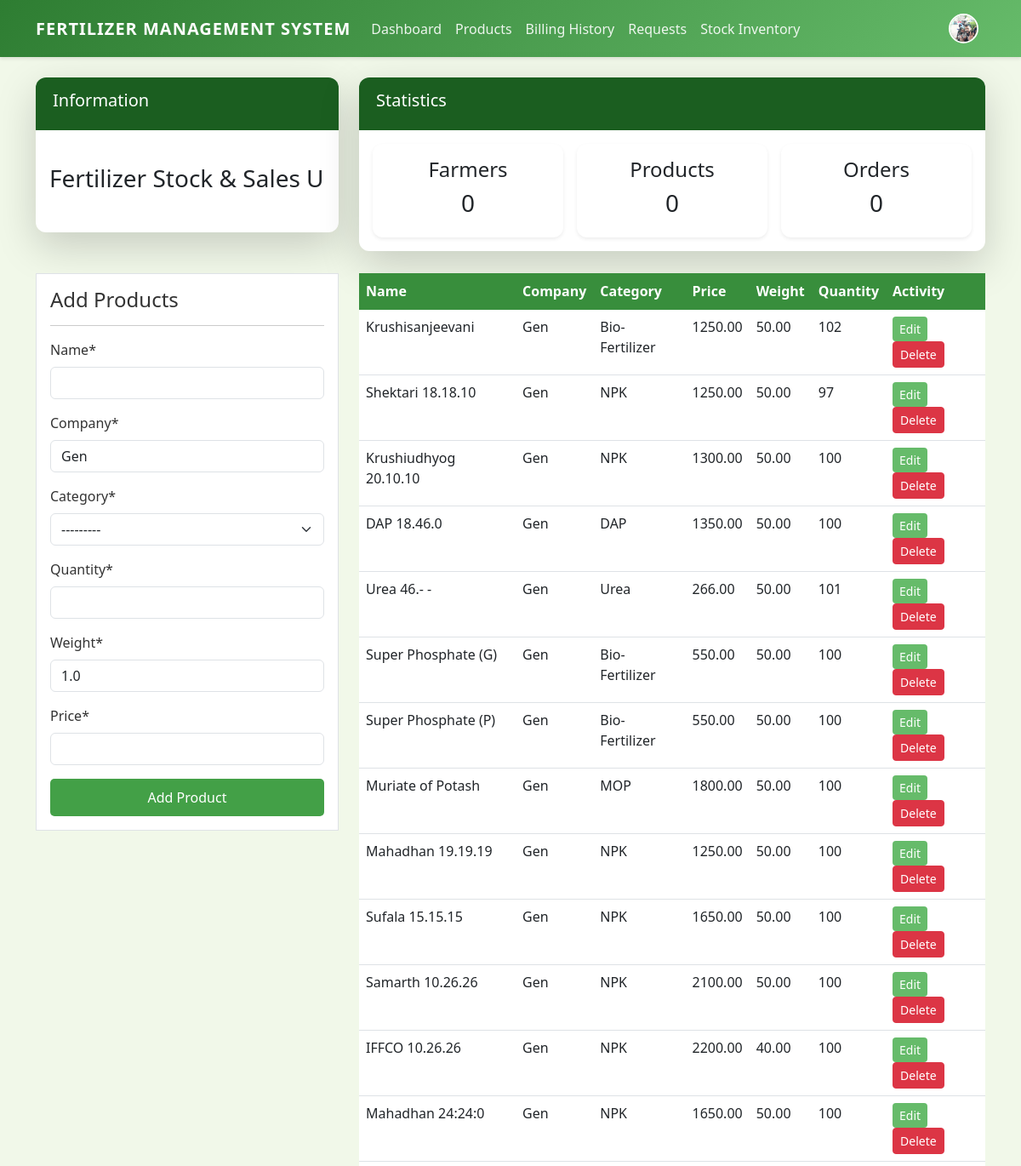
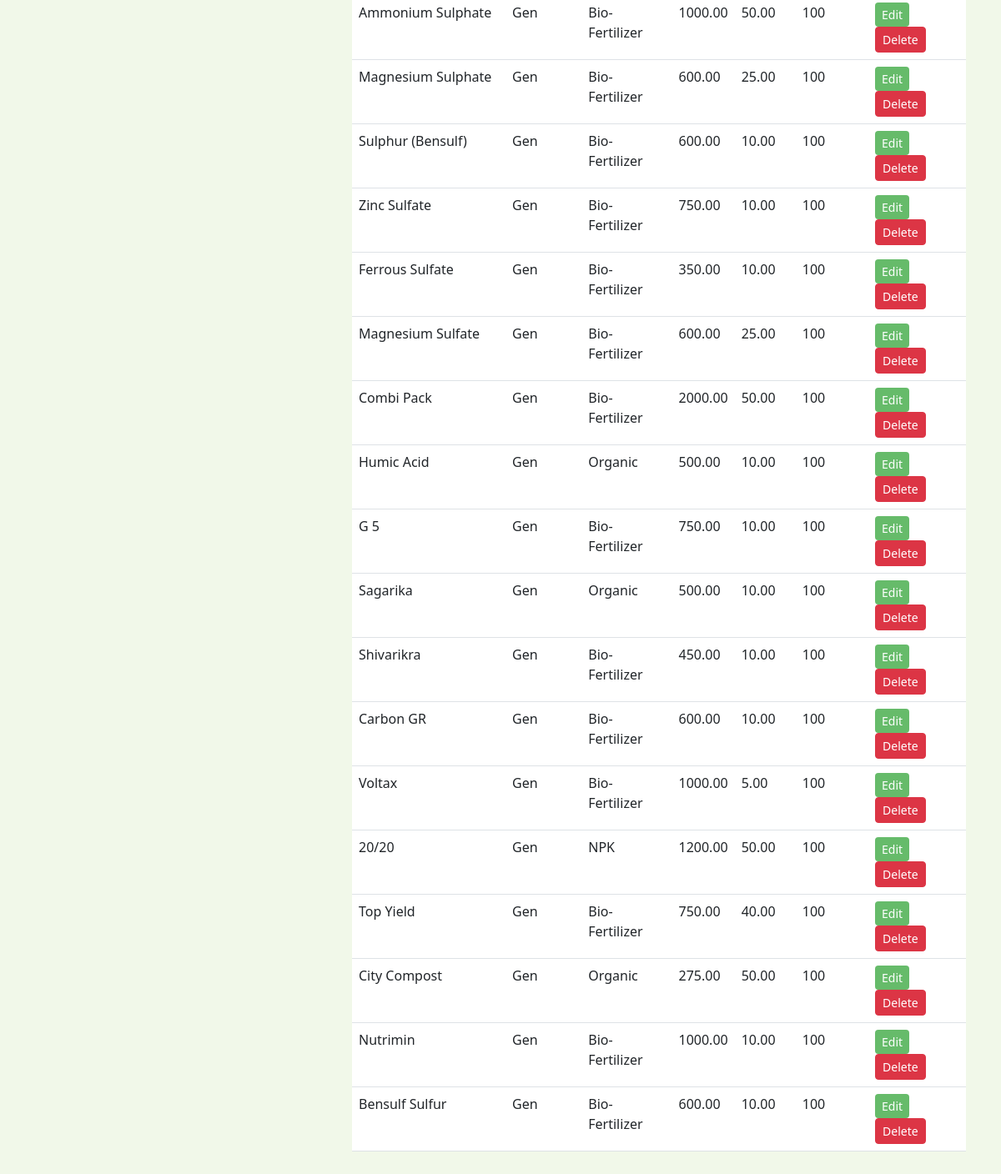
The app's page /product/ (signed in) with its own data (2 pictures, top to bottom).
### user/models.py (models this page shows, shortened)
class Profile(models.Model):
    staff = models.OneToOneField(User, on_delete=models.CASCADE, null=True)
    address = models.CharField(max_length=200, null=True)
    phone = models.CharField(max_length=20, null=True)
    image = models.ImageField(default='avatar.jpg', upload_to='Profile_Images')

### dashboard/models.py (models this page shows, shortened)
class Product(models.Model):
    name = models.CharField(max_length=100, null=True)
    company = models.CharField(max_length=100, null=True, default='Gen')
    category = models.CharField(max_length=20, choices=CATEGORY, null=True)
    quantity = models.PositiveBigIntegerField(null=True)
    weight = models.DecimalField(max_digits=10, decimal_places=2, null=True, default=1.0)
    price = models.DecimalField(max_digits=10, decimal_places=2, null=True)
    class Meta:
        verbose_name_plural = 'Products'

### dashboard/views.py (the view)
# urls.py: path('product/', views.product, name='dashboard-product'),
@login_required
def product(request):
    if not request.user.is_staff:
        return redirect('farmer-dashboard')
    items = Product.objects.all() # USING ORM
    if request.method == 'POST':
        form = ProductForm(request.POST)
        if form.is_valid():
            form.save()
            product_name = form.cleaned_data.get('name')
            messages.success(request, f'{product_name} has been added.')
            return redirect('dashboard-product')
    else:
        form = ProductForm()
    context={
        'items':items,
        'form':form,
    }
    return render(request, 'dashboard/product.html', context)

### dashboard/forms.py
class ProductForm(forms.ModelForm):
    class Meta:
        model = Product
        fields = ['name', 'company', 'category', 'quantity', 'weight', 'price']

### templates/dashboard/product.html (shortened to what this page needs)
{% extends 'partials/base.html' %}
{% load crispy_forms_tags %}
{% block content%}
{% include 'partials/topnav.html' %}
    <div class="container">
        <div class="row my-4">
            <div class="col-md-4">
                <div class="border bg-white p-3">
                    <h4>Add Products</h4>
                    <hr>
                    <form method="POST">
                        {{ form|crispy }}
                        <input class="btn btn-success btn-block" type="submit" value="Add Product">
                    </form>
                </div>
            </div>
            <div class="col-md-8">
                <table class="table bg-white">
                    <thead class="bg-info">
                        <tr class="text-white">
                            <th scope="col">Name</th>
                            <th scope="col">Company</th>
                            <th scope="col">Category</th>
                            <th scope="col">Price</th>
                            <th scope="col">Weight</th>
                            <th scope="col">Quantity</th>
                            <th scope="col">Activity</th>
                        </tr>
                    </thead>
                    <tbody>
                        {% for item in items %}
                        <tr>
                            <td>{{ item.name }}</td>
                            <td>{{ item.company }}</td>
                            <td>{{ item.category }}</td>
                            <td>{{ item.price }}</td>
                            <td>{{ item.weight }}</td>
                            <td>{{ item.quantity }}</td>
                            <td>
                                <a class="btn btn-info btn-sm" href="{% url 'dashboard-product-update' item.id %}">Edit</a>
                                <a class="btn btn-danger btn-sm" href="{% url 'dashboard-product-delete' item.id %}">Delete</a>
                            </td>
                        </tr>
                        {% endfor %}
                    </tbody>
                </table>
            </div>
        </div>
    </div>
{% endblock %}

### templates/partials/base.html (shortened to what this page needs)
{% load static %}
<!doctype html>
<html lang="en">
  <head>
    <link rel="stylesheet" href="https://cdn.jsdelivr.net/npm/bootstrap@4.6.2/dist/css/bootstrap.min.css">
    <link rel="stylesheet" href="{% static 'style.css' %}">
  </head>
  <body>
    {% block nav %}
    {% include 'partials/nav.html' %}
    {% endblock %}
    {% block content %}
    {% endblock %}
  </body>
</html>

### templates/partials/nav.html (shortened to what this page needs)
{% load static %}
<link href="https://cdn.jsdelivr.net/npm/bootstrap@5.3.0/dist/css/bootstrap.min.css" rel="stylesheet">
<link rel="stylesheet" href="{% static 'style.css' %}">
<nav class="navbar navbar-expand-lg custom-navbar">
    <div class="container">
        <a class="navbar-brand" href="{% if user.is_staff %}{% url 'dashboard-index' %}{% else %}{% url 'farmer-orders' %}{% endif %}">Fertilizer Management System</a>
        <div class="collapse navbar-collapse" id="navbarSupportedContent">
            {% if user.is_authenticated %}
            <ul class="navbar-nav me-auto mb-2 mb-lg-0">
                {% if user.is_staff %}
                <li class="nav-item">
                    <a class="nav-link {% if request.resolver_match.url_name == 'dashboard-index' %}active{% endif %}" href="{% url 'dashboard-index' %}">Dashboard</a>
                </li>
                <li class="nav-item">
                    <a class="nav-link {% if request.resolver_match.url_name == 'dashboard-page1' %}active{% endif %}" href="{% url 'dashboard-page1' %}">Products</a>
                </li>
                <li class="nav-item">
                    <a class="nav-link {% if request.resolver_match.url_name == 'dashboard-report' %}active{% endif %}" href="{% url 'dashboard-report' %}">Billing History</a>
                </li>
                <li class="nav-item">
                    <a class="nav-link {% if request.resolver_match.url_name == 'dashboard-admin-orders' %}active{% endif %}" href="{% url 'dashboard-admin-orders' %}">Requests</a>
                </li>
                <li class="nav-item">
                    <a class="nav-link {% if request.resolver_match.url_name == 'dashboard-stock-report' %}active{% endif %}" href="{% url 'dashboard-stock-report' %}">Stock Inventory</a>
                </li>
                {% endif %}
            </ul>
            <ul class="navbar-nav ms-auto mb-2 mb-lg-0 align-items-center">
                <li class="nav-item">
                    <a class="nav-link d-flex align-items-center" href="{% url 'user-profile' %}">
                        {% if user.profile.image %}
                            <img src="{{ user.profile.image.url }}" alt="Profile" class="rounded-circle" style="width: 35px; height: 35px; object-fit: cover; border: 2px solid #fff;">
                        {% else %}
                            <div class="rounded-circle bg-secondary d-flex justify-content-center align-items-center" style="width: 35px; height: 35px; border: 2px solid #fff; color: white;">
                                {{ user.username|make_list|first|upper }}
                            </div>
                        {% endif %}
                    </a>
                </li>
            </ul>
            {% endif %}
        </div>
    </div>
</nav>

### templates/partials/topnav.html (shortened to what this page needs)
{% load static %}
<link rel="stylesheet" href="https://cdn.jsdelivr.net/npm/bootstrap@5.3.0/dist/css/bootstrap.min.css">
<link rel="stylesheet" href="{% static 'style.css' %}">
<div class="container" >
    <div class="row mt-4 ">
        <div class="col-md-4 mb-4">
            <div class="card shadow-lg border-0">
                <div class="card-header bg-primary text-white">
                    <h5>Information</h5>
                </div>
                <div class="card-body text-center">
                    <div class="scrolling-text">
                        <h3 class="my-4">Fertilizer Stock & Sales Updates</h3>
                    </div>
                </div>
            </div>
        </div>
        <div class="col-md-8">
            <div class="card shadow-lg border-0">
                <div class="card-header bg-primary text-white" >
                    <h5>Statistics</h5>
                </div>
                <div class="card-body">
                    <div class="row g-3">
                        <div class="col-md-4">
                            <a class="text-decoration-none" href="{% url 'dashboard-staff' %}">
                                <div class="card my-card shadow-sm text-center p-3">
                                    <h4 class="text-dark">Farmers </h4>
                                    <h3 class="text-dark">{{ workers|length }}</h3>
                                </div>
                            </a>
                        </div>
                        <div class="col-md-4">
                            <a class="text-decoration-none" href="{% url 'dashboard-product' %}">
                                <div class="card my-card shadow-sm text-center p-3">
                                    <h4 class="text-dark">Products </h4>
                                    <h3 class="text-dark">{{ products|length }}</h3>
                                </div>
                            </a>
                        </div>
                        <div class="col-md-4">
                            <a class="text-decoration-none" href="{% url 'dashboard-order' %}">
                                <div class="card my-card shadow-sm text-center p-3">
                                    <h4 class="text-dark">Orders </h4>
                                    <h3 class="text-dark">{{ orders|length }}</h3>
                                </div>
                            </a>
                        </div>
                    </div>
                </div>
            </div>
        </div>
    </div>
</div>

### static/style.css (style rules this page uses)
body { background-color: #f1f8e9 !important; background: #f1f8e9 !important; font-family: 'Segoe UI', Tahoma, Geneva, Verdana, sans-serif; color: #333; }
.custom-navbar { background-color: #2e7d32; background: linear-gradient(135deg, #2e7d32 0%, #66bb6a 100%); box-shadow: 0 2px 4px rgba(0,0,0,0.1); }
.custom-navbar .navbar-brand { font-weight: bold; color: #fff !important; text-transform: uppercase; letter-spacing: 1px; }
.custom-navbar .nav-link { color: rgba(255,255,255,0.9) !important; font-weight: 500; transition: color 0.3s; }
.card { border: none; border-radius: 12px; box-shadow: 0 5px 15px rgba(0,0,0,0.05); transition: transform 0.3s ease, box-shadow 0.3s ease; background-color: #fff; overflow: hidden; }
.card-header { background-color: #4caf50; color: white; font-weight: bold; border-bottom: none; padding: 15px 20px; }
.bg-primary { background-color: #1b5e20 !important; }
.bg-info { background-color: #66bb6a !important; }
.btn-success { background-color: #43a047; border: none; padding: 10px 20px; border-radius: 5px; }
.btn-info { background-color: #66bb6a; border: none; color: white; }
.table thead th { background-color: #388e3c; color: white; border-color: #388e3c; }
.table { color: #333; }
a { color: #2e7d32; text-decoration: none; }

### templates/partials/topnav.html (style rules this page uses)
.scrolling-text { display: inline-block; white-space: nowrap; overflow: hidden; width: 100%; }
.scrolling-text h3 { display: inline-block; animation: scroll 5s linear infinite; }

### records on screen
Product: name "Krushisanjeevani", company "Gen", category "Bio-Fertilizer", price "1250.00", weight "50.00", quantity "102"
Product: name "Shektari 18.18.10", company "Gen", category "NPK", price "1250.00", weight "50.00", quantity "97"
Product: name "Krushiudhyog 20.10.10", company "Gen", category "NPK", price "1300.00", weight "50.00", quantity "100"
Product: name "DAP 18.46.0", company "Gen", category "DAP", price "1350.00", weight "50.00", quantity "100"
Product: name "Urea 46.- -", company "Gen", category "Urea", price "266.00", weight "50.00", quantity "101"
Product: name "Super Phosphate (G)", company "Gen", category "Bio-Fertilizer", price "550.00", weight "50.00", quantity "100"
Product: name "Super Phosphate (P)", company "Gen", category "Bio-Fertilizer", price "550.00", weight "50.00", quantity "100"
Product: name "Muriate of Potash", company "Gen", category "MOP", price "1800.00", weight "50.00", quantity "100"
Product: name "Mahadhan 19.19.19", company "Gen", category "NPK", price "1250.00", weight "50.00", quantity "100"
Product: name "Sufala 15.15.15", company "Gen", category "NPK", price "1650.00", weight "50.00", quantity "100"
Product: name "Samarth 10.26.26", company "Gen", category "NPK", price "2100.00", weight "50.00", quantity "100"
Product: name "IFFCO 10.26.26", company "Gen", category "NPK", price "2200.00", weight "40.00", quantity "100"
Product: name "Mahadhan 24:24:0", company "Gen", category "NPK", price "1650.00", weight "50.00", quantity "100"
Product: name "Ammonium Sulphate", company "Gen", category "Bio-Fertilizer", price "1000.00", weight "50.00", quantity "100"
Product: name "Magnesium Sulphate", company "Gen", category "Bio-Fertilizer", price "600.00", weight "25.00", quantity "100"
Product: name "Sulphur (Bensulf)", company "Gen", category "Bio-Fertilizer", price "600.00", weight "10.00", quantity "100"
Product: name "Zinc Sulfate", company "Gen", category "Bio-Fertilizer", price "750.00", weight "10.00", quantity "100"
Product: name "Ferrous Sulfate", company "Gen", category "Bio-Fertilizer", price "350.00", weight "10.00", quantity "100"
Product: name "Magnesium Sulfate", company "Gen", category "Bio-Fertilizer", price "600.00", weight "25.00", quantity "100"
Product: name "Combi Pack", company "Gen", category "Bio-Fertilizer", price "2000.00", weight "50.00", quantity "100"
Product: name "Humic Acid", company "Gen", category "Organic", price "500.00", weight "10.00", quantity "100"
Product: name "G 5", company "Gen", category "Bio-Fertilizer", price "750.00", weight "10.00", quantity "100"
Product: name "Sagarika", company "Gen", category "Organic", price "500.00", weight "10.00", quantity "100"
Product: name "Shivarikra", company "Gen", category "Bio-Fertilizer", price "450.00", weight "10.00", quantity "100"
Product: name "Carbon GR", company "Gen", category "Bio-Fertilizer", price "600.00", weight "10.00", quantity "100"
Product: name "Voltax", company "Gen", category "Bio-Fertilizer", price "1000.00", weight "5.00", quantity "100"
Product: name "20/20", company "Gen", category "NPK", price "1200.00", weight "50.00", quantity "100"
Product: name "Top Yield", company "Gen", category "Bio-Fertilizer", price "750.00", weight "40.00", quantity "100"
Product: name "City Compost", company "Gen", category "Organic", price "275.00", weight "50.00", quantity "100"
Product: name "Nutrimin", company "Gen", category "Bio-Fertilizer", price "1000.00", weight "10.00", quantity "100"
Product: name "Bensulf Sulfur", company "Gen", category "Bio-Fertilizer", price "600.00", weight "10.00", quantity "100"

### other values on screen
{{ workers|length }} "0"
{{ products|length }} "0"
{{ orders|length }} "0"
